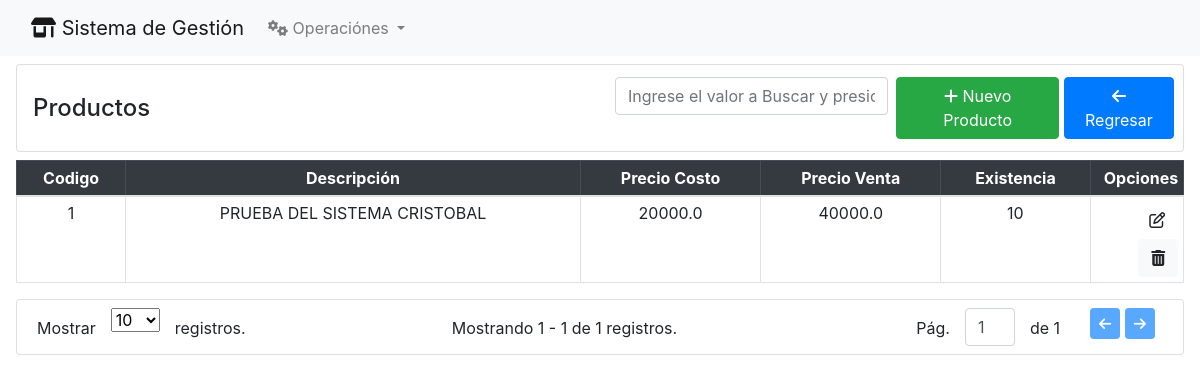
The page /productos on the database its author committed.
### Productos/models.py (models this page shows)
class Productos(models.Model):
    descripcion =  models.CharField(max_length = 250)
    codigo_barra = models.CharField(max_length = 250, null= True, blank = True)
    codigo_remitido = models.CharField(max_length = 250, null= True, blank = True)
    precio_costo =  models.FloatField()
    precio_venta = models.FloatField()
    precio_mayorista =  models.FloatField()
    existencia = models.IntegerField()
    clasificacion =models.ForeignKey(Clasificaciones, on_delete = models.PROTECT)
    impuesto = models.ForeignKey(Impuestos, on_delete = models.PROTECT)
    """
    unidad_medida =  models.ForeignKey(UnidadMedida, on_delete = models.PROTECT) """
    estado = models.IntegerField(default = 1, null= True, blank = True)

### Productos/views.py (the view)
# urls.py: path('', productos_index, name='productos'),
def productos_index(request):
    template_name = 'Productos.html'
    paginate_by = 10
    filter_value = request.GET.get('filter', '').strip()
    paginate_by_param = request.GET.get('paginate_by', paginate_by)
    if filter_value:
        queryset = Productos.objects.filter(
            Q(descripcion__icontains=filter_value),
        )
    else:
        queryset = Productos.objects.filter()
    paginator = Paginator(queryset, per_page=paginate_by_param)
    page = request.GET.get('page')
    blocks = paginator.get_page(page)
    context = {
        'page_obj': blocks,
        'title': 'Productos',
        'filter': filter_value,
    }
    return render(request, template_name, context)

### Productos/templates/Productos.html (shortened to what this page needs)
{% extends 'home.html' %}
{% block content %}
<div class="card pr-2 my-2 mr-3 ml-3 mb-2">
    <div class="card-body pr-2 pl-3 py-1">
        <div class="row align-items-center">
            <div class="col">
                <h4 class="m-0 my-2">{{ title }}</h4>
            </div>
            <div class="col d-flex p-2 justify-content-end">
                <form class="mr-2 w-50" method="get">
                    <input type="text" class="form-control   text-center" name="filter"
                        placeholder="Ingrese el valor a Buscar y presione la tecla Enter">
                </form>
                <a href="{%url 'nuevo_producto'%}" class="btn btn-success"> <i class="fa-solid fa-plus"></i> Nuevo
                    Producto</a>
                <a href="{% url 'home' %}" class="btn btn-primary"> <i class="fa-solid fa-arrow-left"></i> Regresar</a>
            </div>
        </div>
    </div>
</div>
<div class=" pr-3  pl-3 ml-0 mb-2">
    <table class="table table-sm table-bordered">
        <thead class="table-dark ">
            <tr class="text-center">
                <th>Codigo</th>
                <th>Descripci&oacute;n</th>
                <th>Precio Costo</th>
                <th>Precio Venta</th>
                <th>Existencia</th>
                <th style="width: 8%; text-align: right;">Opciones</th>
            </tr>
        </thead>
        <tbody>
            {% for prod in page_obj %}
            <tr class="text-center">
                <td> {{prod.id}} </td>
                <td> {{prod.descripcion}} </td>
                <td> {{prod.precio_costo}} </td>
                <td> {{prod.precio_venta}} </td>
                <td> {{prod.existencia}} </td>
                <td style="text-align: right;">
                    <a href="modificar_producto/{{prod.id}}/" class="btn btn-ligth"><i class="fa-regular fa-pen-to-square"></i></a>
                    <a href="#" class="btn btn-light btn_eliminar" data-bs-toggle="modal" data-bs-target="#exampleModal"
                        data-id="{{prod.id}}">
                        <i class="fa-solid fa-trash-can"></i>
                    </a>
                </td>
            </tr>
            {% endfor %}
        </tbody>
    </table>
</div>
{% include 'paginator.html' %}
{% endblock %}

### rows shown on the page
Productos: id "1", descripcion "PRUEBA DEL SISTEMA CRISTOBAL", precio_costo "20000.0", precio_venta "40000.0", existencia "10"

### other values the page prints
{{ title }} "Productos"
{{ page_obj.start_index }} "1"
{{ page_obj.end_index }} "1"
{{ page_obj.paginator.count }} "1"
{{ page_obj.paginator.num_pages }} "1"
